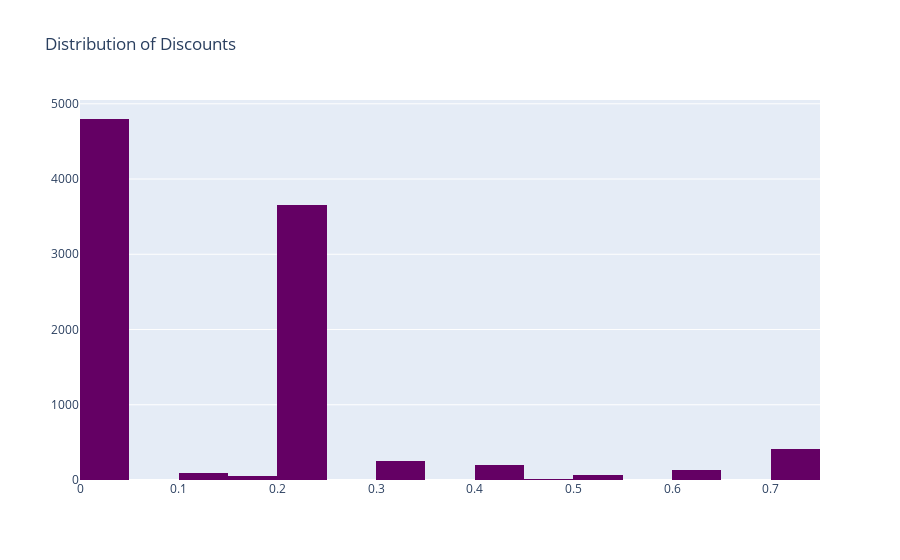

Notebook code cell kept with this figure:
### Code cell
# Distribution of Discounts
trace=go.Histogram(x=superstore_df.Discount, xbins=dict(start=np.min(superstore_df.Discount),size=0.05,end=np.max(superstore_df.Discount)),marker=dict(color='rgb(100,0,100)'))

layout=go.Layout(
    title='Distribution of Discounts'
    )

fig=go.Figure(data=go.Data([trace]),layout=layout)
fig.show()

### Figure 1 — Plotly figure (JSON) as saved in the notebook; plotly's stock layout.template omitted (floating-point values rounded to 4 significant figures; data arrays with more than 128 entries replaced by an {"elided": "..."} marker saying what was removed)
{"data": [{"marker": {"color": "rgb(100,0,100)"}, "type": "histogram", "x": {"elided": "9994 float values"}, "xbins": {"end": 0.8, "size": 0.05, "start": 0}}], "layout": {"title": {"text": "Distribution of Discounts"}}}
